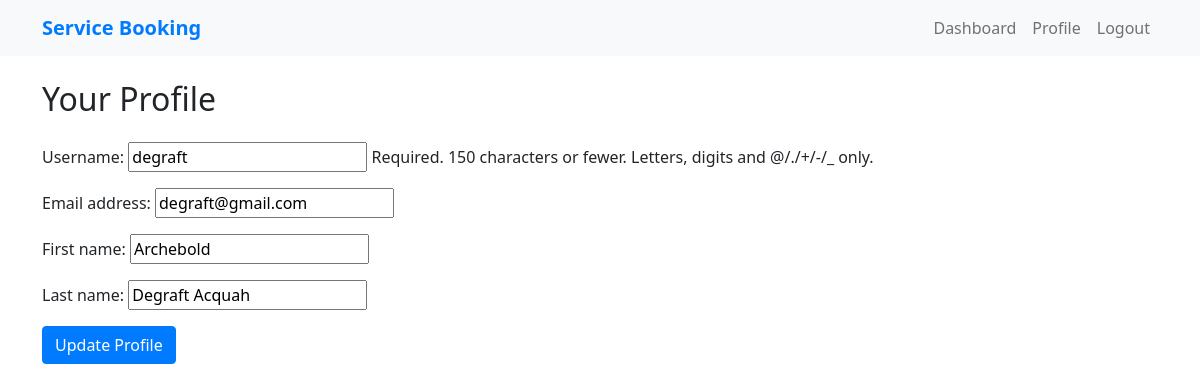
The page /booking/profile/ (signed in) on the database its author committed.
### booking/models.py (models this page shows)
class User(AbstractUser):
    is_professional = models.BooleanField(default=False)

### booking/views.py (the view)
# urls.py: path('profile/', views.user_profile, name='user_profile'),
@login_required
def user_profile(request):
    if request.method == 'POST':
        form = UserProfileForm(request.POST, instance=request.user)
        if form.is_valid():
            form.save()
            return redirect('booking:dashboard')
    else:
        form = UserProfileForm(instance=request.user)
    return render(request, 'booking/user_profile.html', {'form': form})

### booking/forms.py
class UserProfileForm(forms.ModelForm):
    class Meta:
        model = User
        fields = ('username', 'email', 'first_name', 'last_name')

### booking/templates/booking/user_profile.html (shortened to what this page needs)
{% extends 'booking/base.html' %}
{% block content %}
<h2 class="mb-4">Your Profile</h2>
<form method="post">
    {{ form.as_p }}
    <button type="submit" class="btn btn-primary">Update Profile</button>
</form>
{% endblock %}

### booking/templates/booking/base.html (style rules this page uses)
.btn-primary { background-color: #007bff; border-color: #007bff; }

### rows shown on the page
User: username "degraft", email "degraft@gmail.com", first_name "Archebold", last_name "Degraft Acquah"
